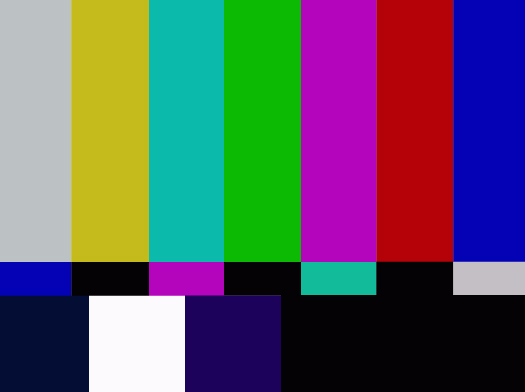
#> input picture opencv/colours.jpg, 525 x 392 px
$ python contours.py   (older library calls are emulated)
#> lines starting #> are read from the running program, lines starting #| are printed output that depends on the picture; after the words box and inside, x2 and y2 are one past the last pixel; in counts of white or black regions, pixels touching at a corner belong together
import cv2
import numpy as np
from  matplotlib import pyplot as plt
img = cv2.imread('colours.jpg')
#> img is the input picture: shape (392, 525, 3); mean B, G, R 99.5, 89.7, 92.3
imgray = cv2.cvtColor(img, cv2.COLOR_BGR2GRAY)
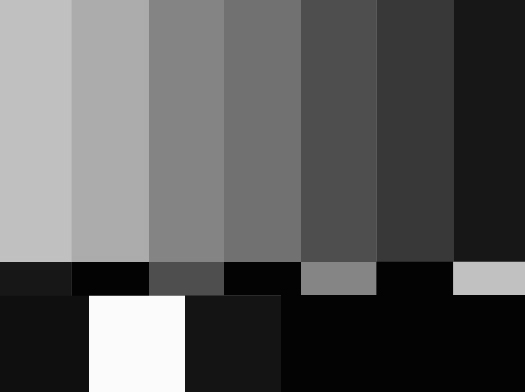
#> imgray: shape (392, 525); min 1, max 251, mean 91.6
ret, thresh = cv2.threshold(imgray, 127, 255, 0)
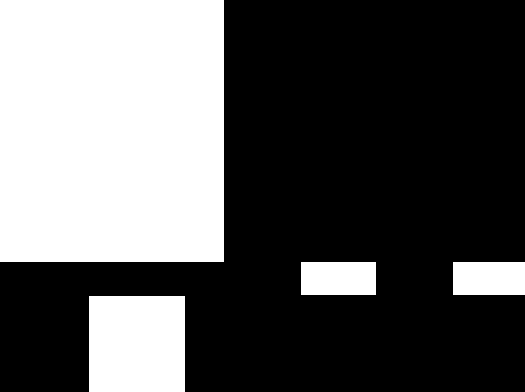
#> thresh: shape (392, 525); 35.4% white; 4 white regions
image, contours, hierarchy = cv2.findContours(thresh, cv2.RETR_TREE, cv2.CHAIN_APPROX_NONE)
#> contours = 4 contours; box (x1, y1, x2, y2) and area: (0, 0, 224, 262) 58203, (89, 296, 185, 392) 9025, (301, 262, 376, 295) 2368, (453, 262, 525, 295) 2272
print(image.shape)
#| (392, 525)
imgr = cv2.drawContours(thresh, contours, -1, (0,255,0),3 )
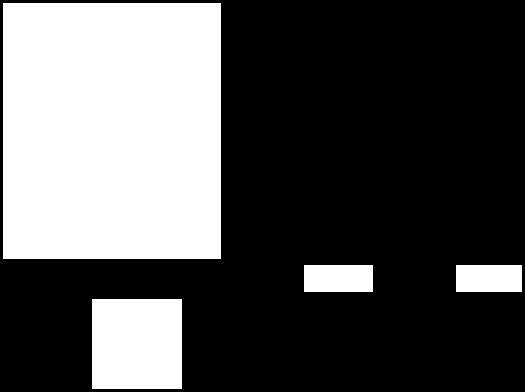
#> imgr: shape (392, 525); 32.8% white; 4 white regions, box (x1, y1, x2, y2) and area: (3, 3, 221, 259) 55808, (92, 299, 182, 389) 8100, (304, 265, 373, 292) 1863, (456, 265, 522, 292) 1782
plt.subplot(131), plt.imshow(imgr, 'gray')
plt.title('contours draw'), plt.xticks([]), plt.yticks([])
plt.subplot(132), plt.imshow(thresh, 'gray')
plt.title('thresh'), plt.xticks([]), plt.yticks([])
plt.subplot(133), plt.imshow(image, 'gray')
plt.title('contours'), plt.xticks([]), plt.yticks([])
plt.show()
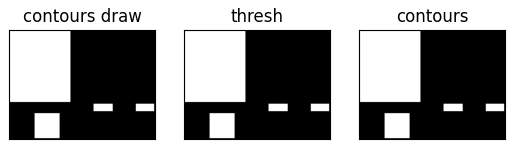
#> figure drawn by matplotlib, 3 panels

$ run again, with opencv/myself.jpg copied over opencv/colours.jpg
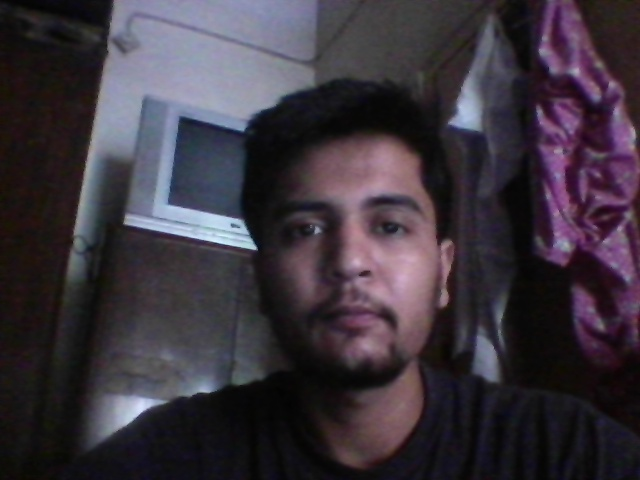
#> input picture opencv/myself.jpg, 640 x 480 px
#> img is the input picture: shape (480, 640, 3); mean B, G, R 61.4, 52.4, 59.7
#> `ret, thresh = cv2.threshold(imgray, 127, 255, 0)`:
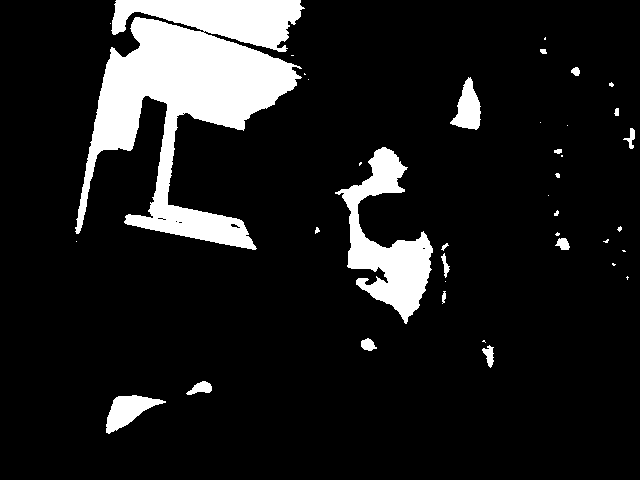
#> thresh: shape (480, 640); 11.7% white; 39 white regions (21 under 20 px)
#> contours = 46 contours, 31 with area under 20; largest, box (x1, y1, x2, y2) and area: (75, 0, 305, 250) 25284, (335, 147, 433, 324) 6276, (106, 395, 166, 434) 1052, (450, 77, 481, 130) 866, (186, 381, 212, 395) 178
#| (480, 640)
#> imgr: shape (480, 640); 8.8% white; 17 white regions (7 under 20 px), largest, box (x1, y1, x2, y2) and area: (87, 20, 295, 247) 16449, (345, 150, 430, 317) 4769, (114, 3, 300, 47) 4357
#> `plt.show()`:
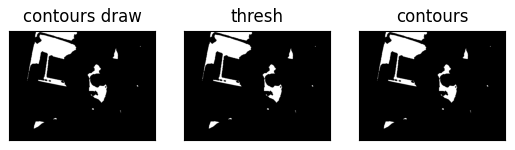
#> figure drawn by matplotlib, 3 panels

$ run again, with opencv/noisyimages.jpg copied over opencv/colours.jpg
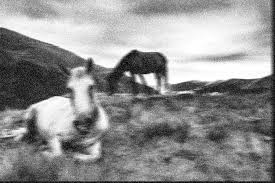
#> input picture opencv/noisyimages.jpg, 275 x 183 px
#> img is the input picture: shape (183, 275, 3); min 0, max 255, mean 143.9
#> `ret, thresh = cv2.threshold(imgray, 127, 255, 0)`:
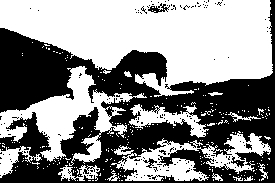
#> thresh: shape (183, 275); 54.8% white; 173 black regions (168 under 20 px)
#> contours = 550 contours, 531 with area under 20; largest, box (x1, y1, x2, y2) and area: (0, 0, 273, 97) 16944, (0, 66, 147, 166) 4222, (111, 131, 271, 181) 2984, (129, 104, 209, 138) 920, (0, 146, 42, 178) 416
#| (183, 275)
#> imgr: shape (183, 275); 33.6% white; 46 white regions (27 under 20 px), largest, box (x1, y1, x2, y2) and area: (3, 3, 270, 83) 13961, (24, 69, 92, 159) 1765, (169, 162, 198, 178) 183
#> `plt.show()`:
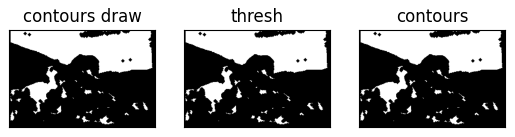
#> figure drawn by matplotlib, 3 panels
